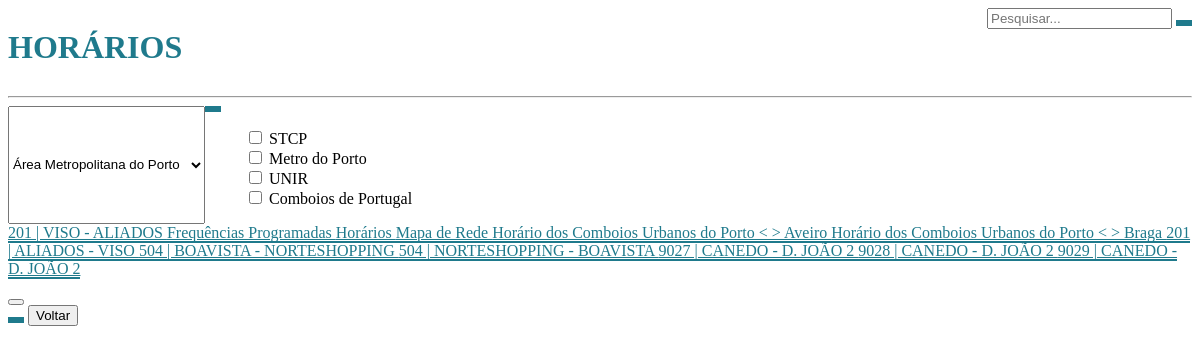
The page /BOT/ajax/schedules/search.php?area=1 on the database its author committed.
### tables this page shows
CREATE TABLE `companies` (
  `id` int(11) NOT NULL,
  `name` text NOT NULL,
  `status` tinyint(1) NOT NULL
);

CREATE TABLE `schedules` (
  `id` int(11) NOT NULL,
  `id_area` int(11) NOT NULL,
  `id_transportation` int(11) NOT NULL,
  `id_company` int(11) NOT NULL,
  `name` text NOT NULL,
  `keywords` text NOT NULL,
  `file` text NOT NULL,
  `status` tinyint(1) NOT NULL
);

### BOT/inc/settings.php (called while the page is built, shortened)
<?php
if($_SERVER['HTTP_HOST'] == '') {
    $arrSETTINGS['dir_site'] = '';
    $arrSETTINGS['url_site'] = '';
    $arrSETTINGS['dir_site_adm'] = '';
    $arrSETTINGS['url_site_adm'] = '';
    $arrSETTINGS['hostname'] = 'localhost';
    $arrSETTINGS['username'] = '';
    $arrSETTINGS['password'] = '';
    $arrSETTINGS['database'] = '';
} else {
    $arrSETTINGS['dir_site'] = 'Applications/XAMPP/xamppfiles/htdocs/BOT';
    $arrSETTINGS['url_site'] = 'http://localhost/BOT';
    $arrSETTINGS['dir_site_adm'] = '';
    $arrSETTINGS['url_site_adm'] = '';
    $arrSETTINGS['hostname'] = 'localhost';
    $arrSETTINGS['username'] = 'root';
    $arrSETTINGS['password'] = '';
    $arrSETTINGS['database'] = 'BOT';
}
?>

### BOT/inc/db.php (called while the page is built, shortened)
<?php
function db_query($sql) {
	global $arrSETTINGS;
	$result = mysqli_query($arrSETTINGS['db_link'], $sql);
	if(is_bool($result)) {
		if($id = mysqli_insert_id($arrSETTINGS['db_link'])) {
			return $id;
		}
		return $result ? 1 : 0;
	} elseif($result) {
		$arrQuery = mysqli_fetch_all($result, MYSQLI_ASSOC);
		return $arrQuery;
	}
	return 0;
}
?>

### BOT/ajax/schedules/search.php (the view, shortened to what this page needs)
<?php
    require "../../inc/settings.php";
    include "../../inc/db.php";
    $area = $_GET['area'];
    $querySearch = "";
?>
<div class="top rounded-bottom p-5 shadow mb-2">
    <div style="display:flex">
        <h1 style="font-weight: 900;color:#1F7A8C">HORÁRIOS</h1>
        <div class="container-fluid" style="max-width:400px; margin-left: auto;margin-right: 0;">
            <form class="d-flex" role="search" action="javascript:searchOne();">
                <input class="form-control me-2" type="search" id="search" placeholder="Pesquisar..." <?php echo isset($_GET["search"]) ? 'value="'.$_GET["search"].'"' : ''; ?> aria-label="Pesquisar">
                <button class="btn btn-primary" type="submit"><i class="fa-solid fa-magnifying-glass"></i></button>
            </form>
        </div>
    </div>
    <hr class="rounded">
</div>
<div class="content p-5 mb-5 text-center">
    <div class="row">
        <div class="mb-4 p-0" style="display:flex">
            <?php
                $query = "SELECT * FROM areas WHERE status = 1";
                $Areas = db_query($query);
                if(empty($Areas)){
                    echo '<select class="form-select" id="areas" disabled>
                        <option value="0">Áreas não disponíveis</option>
                    </select>';
                }else{
                    echo '<select class="form-select" id="areas">';
                    foreach($Areas as $v){
                        if($v['id'] == $area){
                            echo '<option value="'.$v["id"].'" selected>'.$v["name"].'</option>';
                        }else{
                            echo '<option value="'.$v["id"].'">'.$v["name"].'</option>';
                        }
                    }
                    echo '</select>';
                }
                $query = "SELECT * FROM companies WHERE status = 1";
                $Companies = db_query($query);
                if(!empty($Companies)){
                    echo '<div class="ms-2">
                    <button type="button" class="btn shadow btn-primary dropdown-toggle" data-bs-toggle="dropdown" aria-expanded="false"><i class="fa-solid fa-filter"></i></button>
                    <ul class="dropdown-menu">
                        <div class="p-2">';
                        foreach($Companies as $c){
                            echo '
                                <div class="form-check">
                                    <input class="form-check-input checkbox" type="checkbox" value="'.$c["id"].'" id="company'.$c["id"].'">
                                    <label class="form-check-label" for="company'.$c["id"].'">
                                    '.$c["name"].'
                                    </label>
                                </div>
                            ';
                        }
                    echo '</div>
                        </ul>
                    </div>';
                }
            ?>
        </div>
        <?php
            if(empty($Areas)){
                echo '<p class="text-center">Horários não disponíveis no momento. <br> Por favor, tente mais tarde...</p>';
            }else{
                echo '<div class="list-group text-start fs-5 list-group-flush p-0">';
                $query = "SELECT * FROM schedules WHERE id_area = ".$area." AND ".$querySearch." status = 1";
                $Schedules = db_query($query);
                if(!empty($Schedules)){
                    foreach($Schedules as $s){
                        $isFav = 0;
                        $id = "'".$s["id"]."'";
                        $name = "'".$s["name"]."'";
                        $file = "'".$s["file"]."'";
                        echo '<a href="javascript:openModal('.$id.','.$name.','.$file.','.$isFav.');" class="list-group-item rounded list-group-item-action">
                            '.$s["name"].'
                            <span class="badge bg-primary rounded-pill" style="float:right"><i class="fa-solid fa-angle-right"></i></span>
                        </a>';
                    }
                }else{
                    echo '<p class="text-center fs-6 mt-2">Não existem horários disponíveis de momento.<br>Por favor, tente mais tarde...</p>';
                }
                echo '</div>';
            }
        ?>
    </div>
</div>
<div class="modal fade" id="scheduleModal" data-bs-keyboard="false" tabindex="-1" aria-labelledby="staticBackdropLabel" aria-hidden="true">
    <div class="modal-dialog modal-xl modal-dialog-centered modal-dialog-scrollable">
        <div class="modal-content">
            <div class="modal-header">
                <button type="button" class="btn-close" data-bs-dismiss="modal" aria-label="Fechar"></button>
            </div>
            <div class="modal-footer">
                <button type="button" id="addFav" onclick="funcFav();" class="btn shadow btn-primary"><i class="fa-solid fa-heart"></i></button>
                <button type="button" class="btn btn-secondary" data-bs-dismiss="modal">Voltar</button>
            </div>
        </div>
    </div>
</div>

### BOT/ajax/schedules/search.php (style rules this page uses)
.list-group-item { color:#1F7A8C; border-bottom: 2px solid #1F7A8C; transition: 0.3s; }
.btn-primary { background-color: #1F7A8C; color: white; border: 2px solid #1F7A8C!important; transition: 0.5s; }

### rows shown on the page
companies: name "STCP"
companies: name "Metro do Porto"
companies: name "UNIR"
companies: name "Comboios de Portugal"
schedules: name "201 | VISO - ALIADOS"
schedules: name "Frequências Programadas"
schedules: name "Horários"
schedules: name "Mapa de Rede"
schedules: name "Horário dos Comboios Urbanos do Porto < > Aveiro"
schedules: name "Horário dos Comboios Urbanos do Porto < > Braga"
schedules: name "201 | ALIADOS - VISO"
schedules: name "504 | BOAVISTA - NORTESHOPPING"
schedules: name "504 | NORTESHOPPING - BOAVISTA"
schedules: name "9027 | CANEDO - D. JOÃO 2"
schedules: name "9028 | CANEDO - D. JOÃO 2"
schedules: name "9029 | CANEDO - D. JOÃO 2"

### other values the page prints
form field value "Área Metropolitana do Porto"
